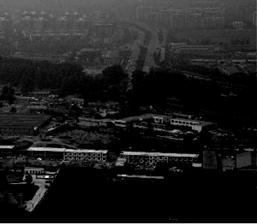
#> input picture lab8/img/img1.jpeg, 257 x 224 px; its folder holds only this picture in this run
$ python image_edit.py
#> lines starting #> are read from the running program, lines starting #| are printed output that depends on the picture
from PIL import Image, ImageDraw
import numpy as np
from matplotlib import pyplot as plt
import math

def greyShades(img):
   width = img.size[0]
   height = img.size[1]
   grey_img = Image.new('L', (width, height))

   for i in range(width):
      for j in range(height):
         pixel = img.getpixel((i, j))
         sr = 0
         for color in pixel:
            sr += color // 3
            grey_img.putpixel((i, j), (sr))
   return grey_img

def findParametrs(hist):
   min = 0
   max = 0
   pixelsAmount = hist[0].sum()
   counter = 0
   flag = 0
   mean = 0

   for i in range(len(hist[0])):
      if hist[0][i] > max:
         max = i
      if hist[0][i] > 0 and flag == 0:
         min = i
         flag = 1
      counter += i * hist[0][i]
   mean = counter // pixelsAmount
   return min, max, mean

def create_hist(image):
   img = image
   width = img.size[0]
   height = img.size[1]
   pix = list()
   for i in range(width):
      for j in range(height):
         pixel = img.getpixel((i, j))
         pix.append(pixel)

   hist = plt.hist(pix, range(0, max(pix) + 2))
   return hist

def draw_plot(hist, name):
   fig, axs = plt.subplots(1, 1, figsize=(9, 3))
   axs.bar(np.arange(0, len(hist[0])), height=hist[0])
   plt.savefig(name)

def logarithmic(img, min, max, mean, l):
   width = img.size[0]
   height = img.size[1]
   logImg = Image.new('L', (width, height))
   positiveRange = 0
   negativeRange = 0
   positiveAlpha = 0
   negativeAlpha = 0

   if (max - mean > 2):
      positiveRange = max - mean
   else:
      positiveRange = 2

   if (mean - min > 2):
      negativeRange = mean - min
   else:
      negativeRange = 2

   positiveAlpha = (2 ** l) / math.log(positiveRange)
   negativeAlpha = (2 ** l) / math.log(negativeRange)

   for i in range(width):
      for j in range(height):
         pix = img.getpixel((i, j))
         tmpF = pix - mean
         if (tmpF > 0 ):
            newPix = round(mean + positiveAlpha * math.log(tmpF))
            logImg.putpixel((i, j), newPix)
         if (tmpF < 0 ):
            newPix = round(mean - negativeAlpha * math.log(abs(tmpF)))
            logImg.putpixel((i, j), newPix)
         if (tmpF == mean):
            newPix = mean
            logImg.putpixel((i, j), round(newPix))
   return logImg

def createFiles():
   for i in range(8):
      img = Image.open(f'img/img{i + 1}.jpeg')
#> img is the input picture: PIL image 257x224 RGB; min 0, max 253, mean 30.6
      if img.mode == 'L':
         greyImg = img  # greyShades(img)
      else:
         greyImg = greyShades(img)
#> in greyShades, `grey_img = Image.new('L', (width, height))`: grey_img: PIL image 257x224 L; every value is 0
      hist = create_hist(greyImg)
#> after the loop in create_hist, `for i in range(width):`: pix = 57568 items
      draw_plot(hist, f'hists/hist{i + 1}_original')
#> in draw_plot, `plt.savefig(name)`:
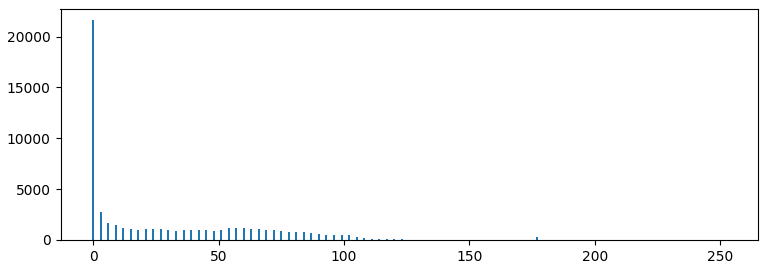
#> figure drawn by matplotlib, 1 panel; tallest bar 21632 high, from x = -0.4 to 0.4
      min, max, mean = findParametrs(hist)
#> in findParametrs, `pixelsAmount = hist[0].sum()`: pixelsAmount = 57568
#> the loop in findParametrs, `for i in range(len(hist[0])):` made 253 passes
#> (min, flag, counter) on pass 1: (0, 1, 0)
#> counter on passes 2 to 7: 0, 0, 8154, 8154, 8154, 18348
#> after the loop in findParametrs, `for i in range(len(hist[0])):`: counter = 1722939; flag = 1; max = 177; min = 0
#> in findParametrs, `mean = counter // pixelsAmount`: mean = 29
#> min = 0; max = 177; mean = 29
      newImg = logarithmic(greyImg, min, max, mean, 7)
#> in logarithmic, `positiveRange = max - mean`: positiveRange = 148
#> in logarithmic, `negativeRange = mean - min`: negativeRange = 29
#> in logarithmic, `positiveAlpha = (2 ** l) / math.log(positiveRange)`: positiveAlpha = 25.61
#> in logarithmic, `negativeAlpha = (2 ** l) / math.log(negativeRange)`: negativeAlpha = 38.01
#> after the loop in logarithmic, `for i in range(width):`:
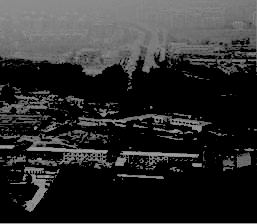
#> logImg: PIL image 257x224 L; min 0, max 168, mean 45.8
      new_hist = create_hist(newImg)
      draw_plot(new_hist, f'hists/hist{i + 1}changed')
#> call 2 of draw_plot, with name = 'hists/hist1changed'
#> in draw_plot (call 2), `plt.savefig(name)`:
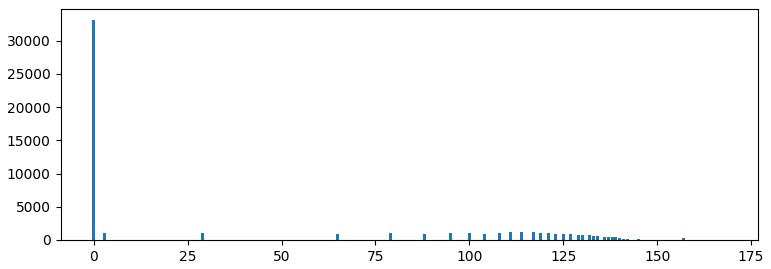
#> figure drawn by matplotlib, 1 panel; tallest bar 33095 high, from x = -0.4 to 0.4
      newImg.save(f'results/hist{i + 1}_changed.jpeg')

#> (the run stopped early here; a loop or call above may not have finished)
